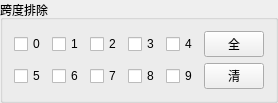
            <widget class="QGroupBox" name="groupBox_9">
             <property name="title">
              <string>跨度排除</string>
             </property>
             <layout class="QVBoxLayout" name="verticalLayout_15">
              <item>
               <layout class="QVBoxLayout" name="verticalLayout_16">
                <item>
                 <layout class="QHBoxLayout" name="horizontalLayout_13">
                  <item>
                   <widget class="QCheckBox" name="checkBox_76">
                    <property name="text">
                     <string>0</string>
                    </property>
                   </widget>
                  </item>
                  <item>
                   <widget class="QCheckBox" name="checkBox_77">
                    <property name="text">
                     <string>1</string>
                    </property>
                   </widget>
                  </item>
                  <item>
                   <widget class="QCheckBox" name="checkBox_78">
                    <property name="text">
                     <string>2</string>
                    </property>
                   </widget>
                  </item>
                  <item>
                   <widget class="QCheckBox" name="checkBox_79">
                    <property name="text">
                     <string>3</string>
                    </property>
                   </widget>
                  </item>
                  <item>
                   <widget class="QCheckBox" name="checkBox_84">
                    <property name="text">
                     <string>4</string>
                    </property>
                   </widget>
                  </item>
                  <item>
                   <widget class="QPushButton" name="pushButton_21">
                    <property name="minimumSize">
                     <size>
                      <width>30</width>
                      <height>0</height>
                     </size>
                    </property>
                    <property name="maximumSize">
                     <size>
                      <width>60</width>
                      <height>16777215</height>
                     </size>
                    </property>
                    <property name="text">
                     <string>全</string>
                    </property>
                   </widget>
                  </item>
                 </layout>
                </item>
                <item>
                 <layout class="QHBoxLayout" name="horizontalLayout_17">
                  <item>
                   <widget class="QCheckBox" name="checkBox_80">
                    <property name="text">
                     <string>5</string>
                    </property>
                   </widget>
                  </item>
                  <item>
                   <widget class="QCheckBox" name="checkBox_81">
                    <property name="text">
                     <string>6</string>
                    </property>
                   </widget>
                  </item>
                  <item>
                   <widget class="QCheckBox" name="checkBox_82">
                    <property name="text">
                     <string>7</string>
                    </property>
                   </widget>
                  </item>
                  <item>
                   <widget class="QCheckBox" name="checkBox_83">
                    <property name="text">
                     <string>8</string>
                    </property>
                   </widget>
                  </item>
                  <item>
                   <widget class="QCheckBox" name="checkBox_85">
                    <property name="text">
                     <string>9</string>
                    </property>
                   </widget>
                  </item>
                  <item>
                   <widget class="QPushButton" name="pushButton_22">
                    <property name="minimumSize">
                     <size>
                      <width>30</width>
                      <height>0</height>
                     </size>
                    </property>
                    <property name="maximumSize">
                     <size>
                      <width>60</width>
                      <height>16777215</height>
                     </size>
                    </property>
                    <property name="text">
                     <string>清</string>
                    </property>
                   </widget>
                  </item>
                 </layout>
                </item>
               </layout>
              </item>
             </layout>
            </widget>
